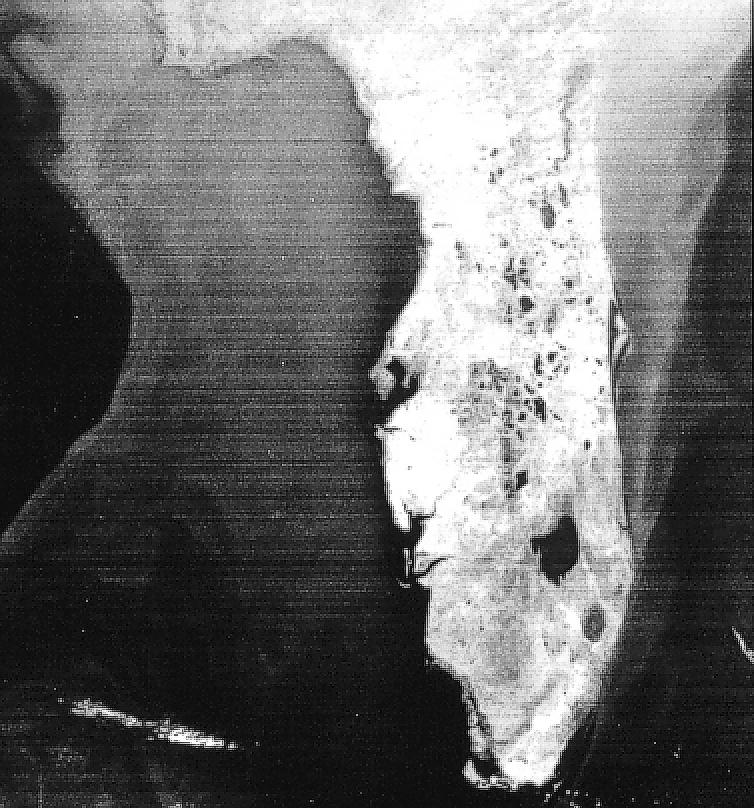
#> input picture 7 - Processamento de Imagens/Atividades Práticas/Atividade06/pratica6.png, 754 x 808 px
$ python atividade.py
#> lines starting #> are read from the running program, lines starting #| are printed output that depends on the picture; after the words box and inside, x2 and y2 are one past the last pixel; in counts of white or black regions, pixels touching at a corner belong together
import cv2
import numpy as np
import matplotlib.pyplot as plt

# Passo 1: Carregar a imagem de entrada
img = cv2.imread('pratica6.png', cv2.IMREAD_GRAYSCALE)
#> img is the input picture: shape (808, 754); min 0, max 255, mean 109.3

# Adicionar padding de zeros à imagem
M, N = img.shape
#> M = 808; N = 754
P = 2 * M
#> P = 1616
Q = 2 * N
#> Q = 1508
padded_img = np.zeros((P, Q))
padded_img[:M, :N] = img
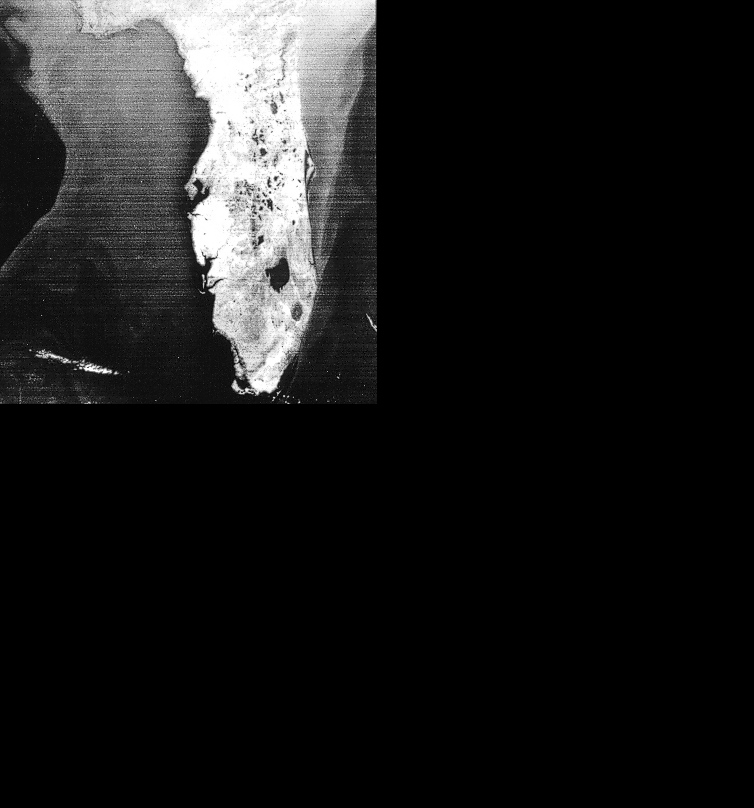
#> padded_img: shape (1616, 1508) float64 (shown at 1/2 size); min 0, max 255, mean 27.3

# Passo 2: Calcular o espectro de Fourier da imagem com padding
img_double = padded_img / 255.0
F = np.fft.fft2(img_double)
F_shifted = np.fft.fftshift(F)
spectro = np.log(1 + np.abs(F_shifted))
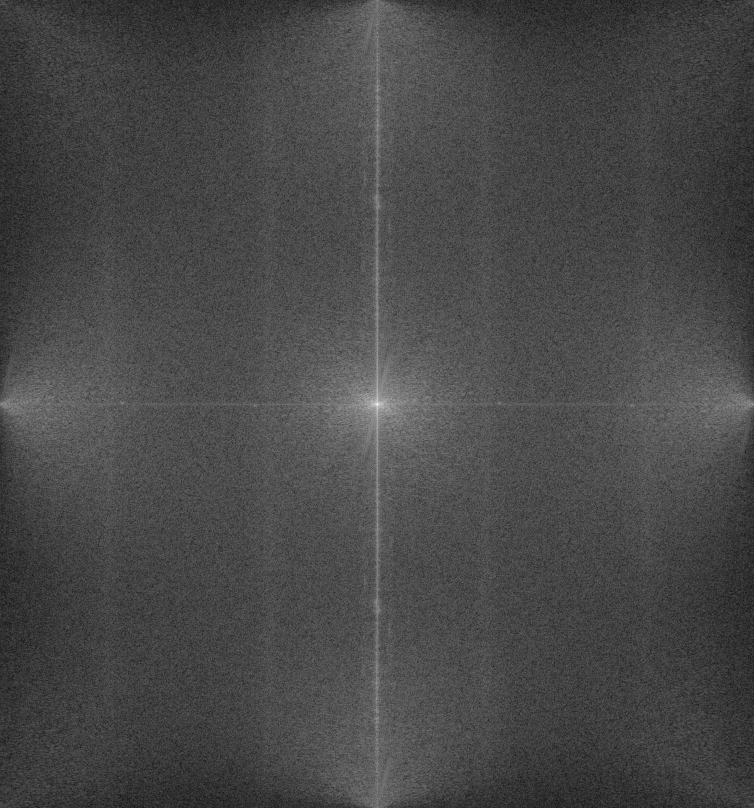
#> spectro: shape (1616, 1508) float64 (shown at 1/2 size); min 0.0369, max 12.47, mean 3.58; drawn with min black and max white

# Salvar o espectro de Fourier
cv2.imwrite('espectro.png', cv2.normalize(spectro, None, 0, 255, cv2.NORM_MINMAX).astype(np.uint8))

# Passo 3: Criar o filtro do zero
filtro = np.ones((P, Q))  # Começamos com uma matriz de uns
center_y = Q // 2
#> center_y = 754
filtro[:, center_y-4:center_y+4] = 0  # Criamos uma linha vertical central de zeros com espessura de 5 pixels
filtro[P//2-10:P//2+10, center_y-4:center_y+4] = 1  # Deixamos um espaço em branco no centro

# Salvar o filtro criado
cv2.imwrite('filtro.png', cv2.normalize(filtro, None, 0, 255, cv2.NORM_MINMAX).astype(np.uint8))
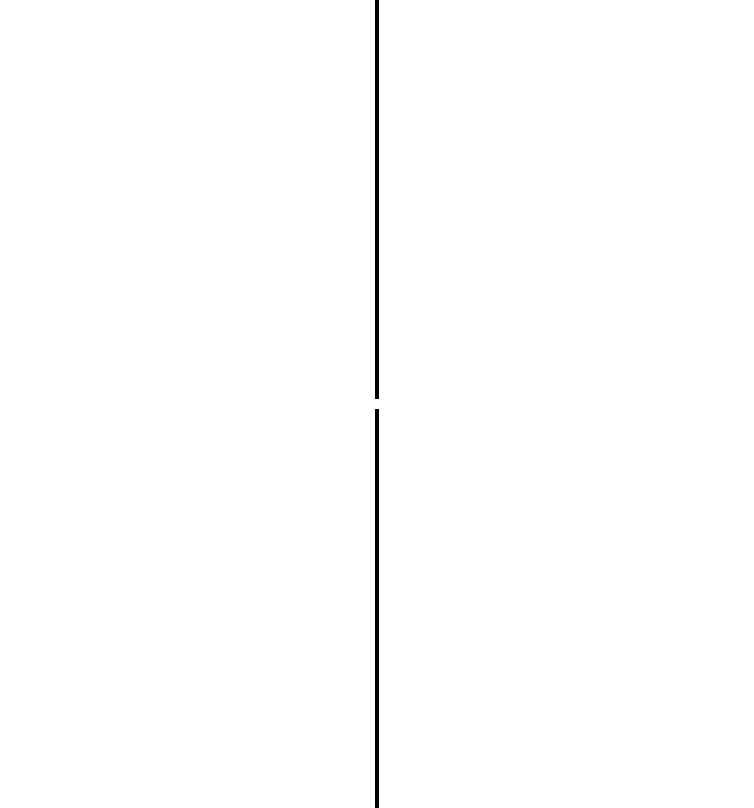
#> saved as filtro.png: shape (1616, 1508) (shown at 1/2 size); 99.5% white; 2 black regions, box (x1, y1, x2, y2) and area: (750, 0, 758, 798) 6384, (750, 818, 758, 1616) 6384

# Passo 4: Aplicar o filtro no domínio da frequência
F_filtered = F_shifted * filtro

# Passo 5: Obter a imagem filtrada a partir do espectro filtrado
F_filtered_shifted_back = np.fft.ifftshift(F_filtered)
img_filtered = np.fft.ifft2(F_filtered_shifted_back)
img_filtered_real = np.real(img_filtered[:M, :N])  # Remover o padding
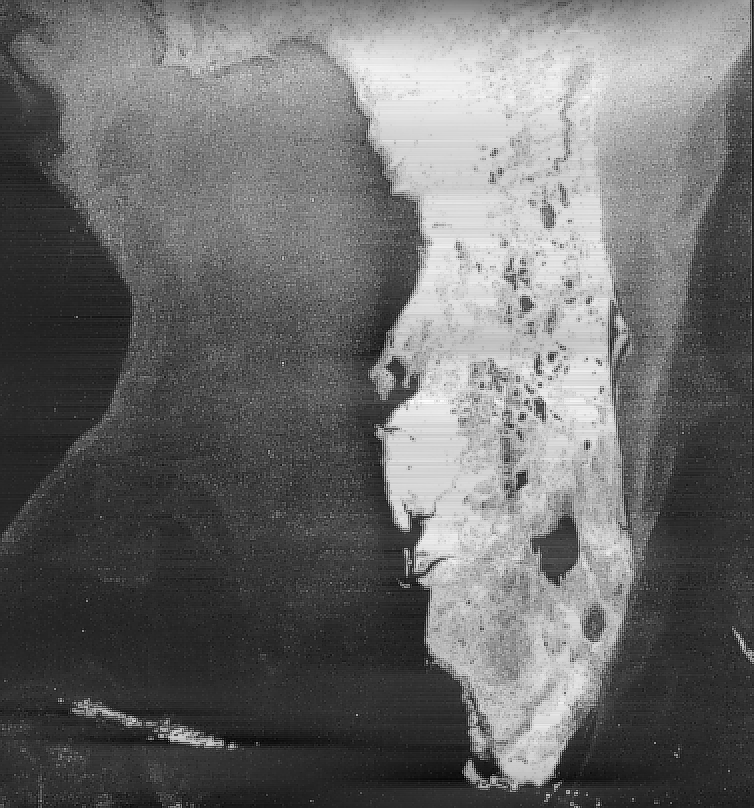
#> img_filtered_real: shape (808, 754) float64; min -0.139, max 1.18, mean 0.419; drawn with min black and max white

# Salvar a imagem do resultado obtido
cv2.imwrite('resultado.png', cv2.normalize(img_filtered_real, None, 0, 255, cv2.NORM_MINMAX).astype(np.uint8))

# Exibir todas as imagens em uma única janela
plt.figure(figsize=(10, 10))
plt.subplot(2, 2, 1)
plt.imshow(img, cmap='gray')
plt.title('Imagem de Entrada')
plt.subplot(2, 2, 2)
plt.imshow(spectro, cmap='gray')
plt.title('Espectro de Fourier')
plt.subplot(2, 2, 3)
plt.imshow(filtro, cmap='gray')
plt.title('Filtro Usado')
plt.subplot(2, 2, 4)
plt.imshow(img_filtered_real, cmap='gray')
plt.title('Imagem Filtrada')
plt.show()
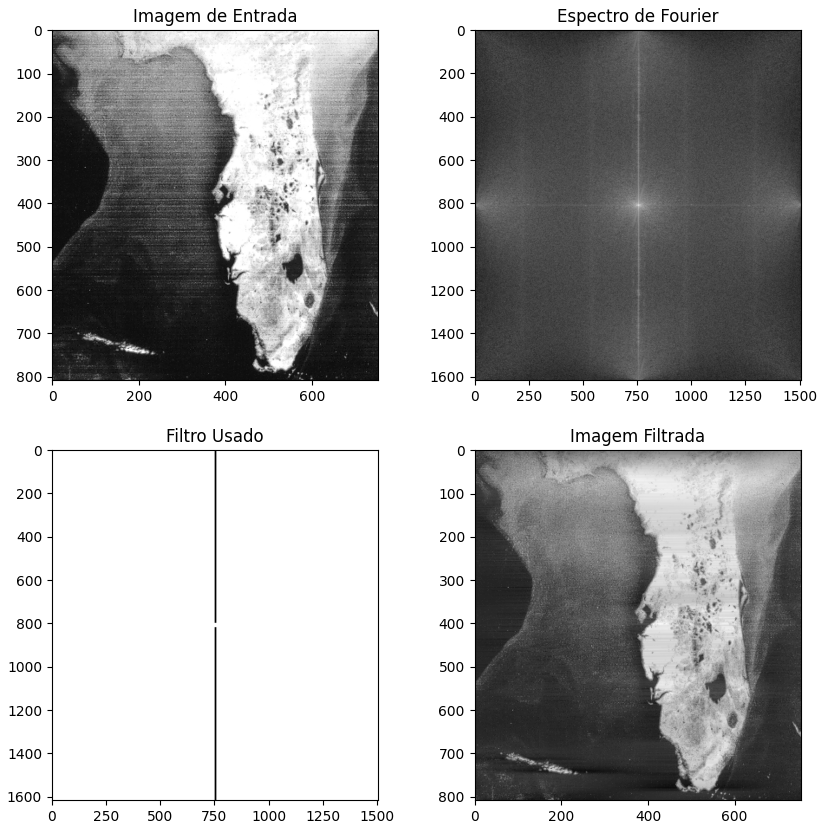
#> figure drawn by matplotlib, 4 panels
